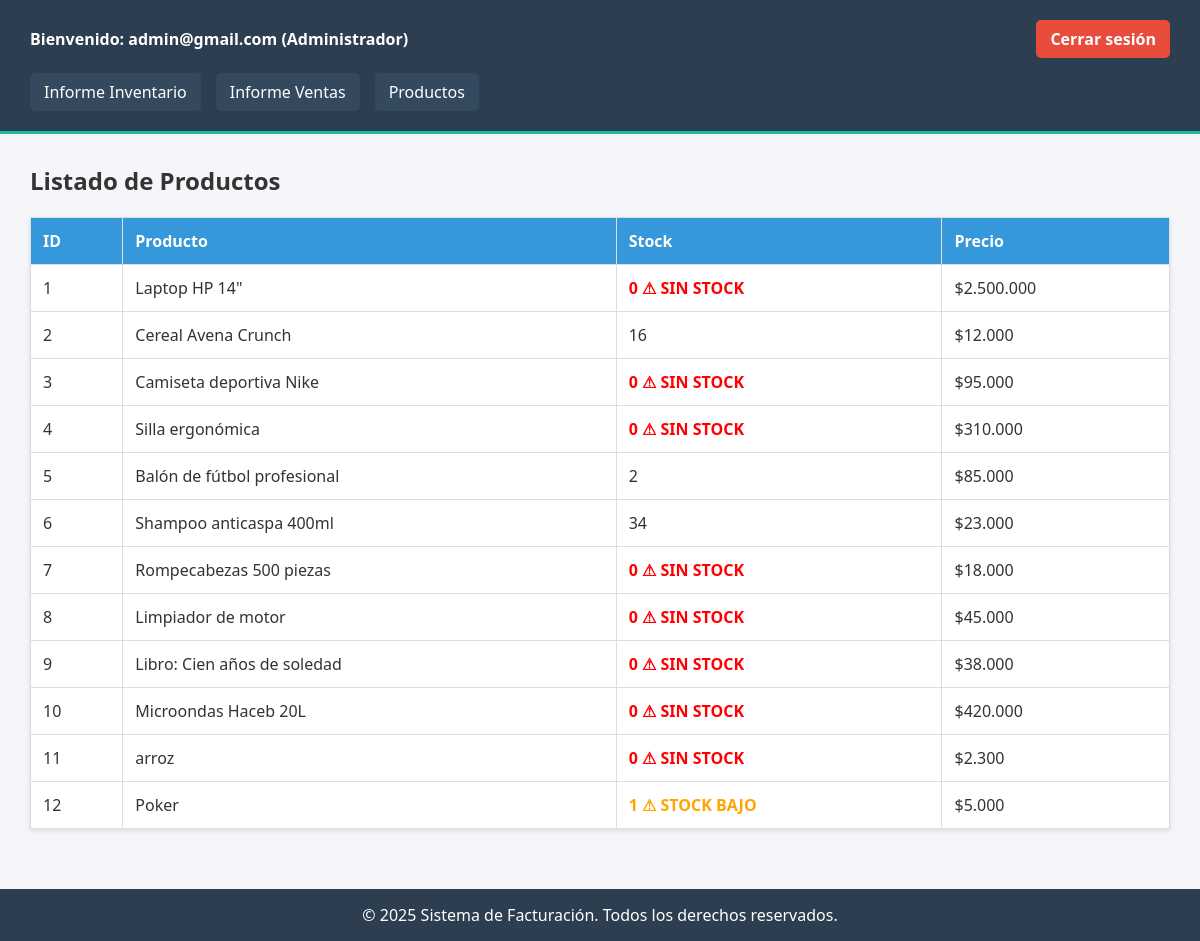
/admin/informe_inventario.php (signed in), run on the app's committed database.
### tables this page shows
CREATE TABLE IF NOT EXISTS `producto` (
  `id_producto` int NOT NULL AUTO_INCREMENT,
  `nombre` varchar(60) NOT NULL,
  `precio` decimal(60,0) NOT NULL,
  `stock` int NOT NULL,
  `id_categoria` int NOT NULL,
  PRIMARY KEY (`id_producto`),
  KEY `fk_producto_id_categoria` (`id_categoria`)
);

### src/admin/informe_inventario.php (the view, shortened to what this page needs)
<?php
include "../includes/header.php";
include "../includes/db.php";
$sql = "SELECT id_producto, nombre, precio, stock FROM producto ORDER BY id_producto";
$resultado = $conn->query($sql);
?>
<h2>Listado de Productos</h2>
<table border="1">
    <thead>
        <tr>
            <th>ID</th>
            <th>Producto</th>
            <th>Stock</th>
            <th>Precio</th>
        </tr>
    </thead>
    <tbody>
        <?php while ($row = $resultado->fetch_assoc()):
            $stock = (int)$row['stock'];
            $limite_bajo = max(1, round($stock * 0.2));
            $class = '';
            $alerta = '';
            if ($stock == 0) {
                $class = 'stock-rojo';
                $alerta = '⚠ SIN STOCK';
            } elseif ($stock <= $limite_bajo) {
                $class = 'stock-naranja';
                $alerta = '⚠ STOCK BAJO';
            }
        ?>
            <tr>
                <td><?= $row['id_producto'] ?></td>
                <td><?= $row['nombre'] ?></td>
                <td class="<?= $class ?>"><?= $stock ?> <?= $alerta ?></td>
                <td>$<?= number_format($row['precio'], 0, ',', '.') ?></td>
            </tr>
        <?php endwhile; ?>
    </tbody>
</table>
<?php include "../includes/footer.php"; ?>

### src/css/estilos.css (style rules this page uses)
* { margin: 0; padding: 0; box-sizing: border-box; }
body { font-family: 'Segoe UI', sans-serif; background-color: #f4f6f9; color: #333; }
table { width: 100%; border-collapse: collapse; margin-top: 20px; background-color: white; box-shadow: 0 2px 5px rgba(0,0,0,0.1); }
table th, table td { padding: 12px; border: 1px solid #ddd; text-align: left; }
table th { background-color: #3498db; color: white; }

### src/admin/informe_inventario.php (style rules this page uses)
.stock-rojo { color: red; font-weight: bold; }
.stock-naranja { color: orange; font-weight: bold; }

### data on the page
producto: id_producto "1", nombre "Laptop HP 14\"", stock "0", stock "⚠ SIN STOCK", precio "2.500.000"
producto: id_producto "2", nombre "Cereal Avena Crunch", stock "16", precio "12.000"
producto: id_producto "3", nombre "Camiseta deportiva Nike", stock "0", stock "⚠ SIN STOCK", precio "95.000"
producto: id_producto "4", nombre "Silla ergonómica", stock "0", stock "⚠ SIN STOCK", precio "310.000"
producto: id_producto "5", nombre "Balón de fútbol profesional", stock "2", precio "85.000"
producto: id_producto "6", nombre "Shampoo anticaspa 400ml", stock "34", precio "23.000"
producto: id_producto "7", nombre "Rompecabezas 500 piezas", stock "0", stock "⚠ SIN STOCK", precio "18.000"
producto: id_producto "8", nombre "Limpiador de motor", stock "0", stock "⚠ SIN STOCK", precio "45.000"
producto: id_producto "9", nombre "Libro: Cien años de soledad", stock "0", stock "⚠ SIN STOCK", precio "38.000"
producto: id_producto "10", nombre "Microondas Haceb 20L", stock "0", stock "⚠ SIN STOCK", precio "420.000"
producto: id_producto "11", nombre "arroz", stock "0", stock "⚠ SIN STOCK", precio "2.300"
producto: id_producto "12", nombre "Poker", stock "1", stock "⚠ STOCK BAJO", precio "5.000"

### other printed values
$_SESSION['correo'] "admin@gmail.com"
$rol "Administrador"
